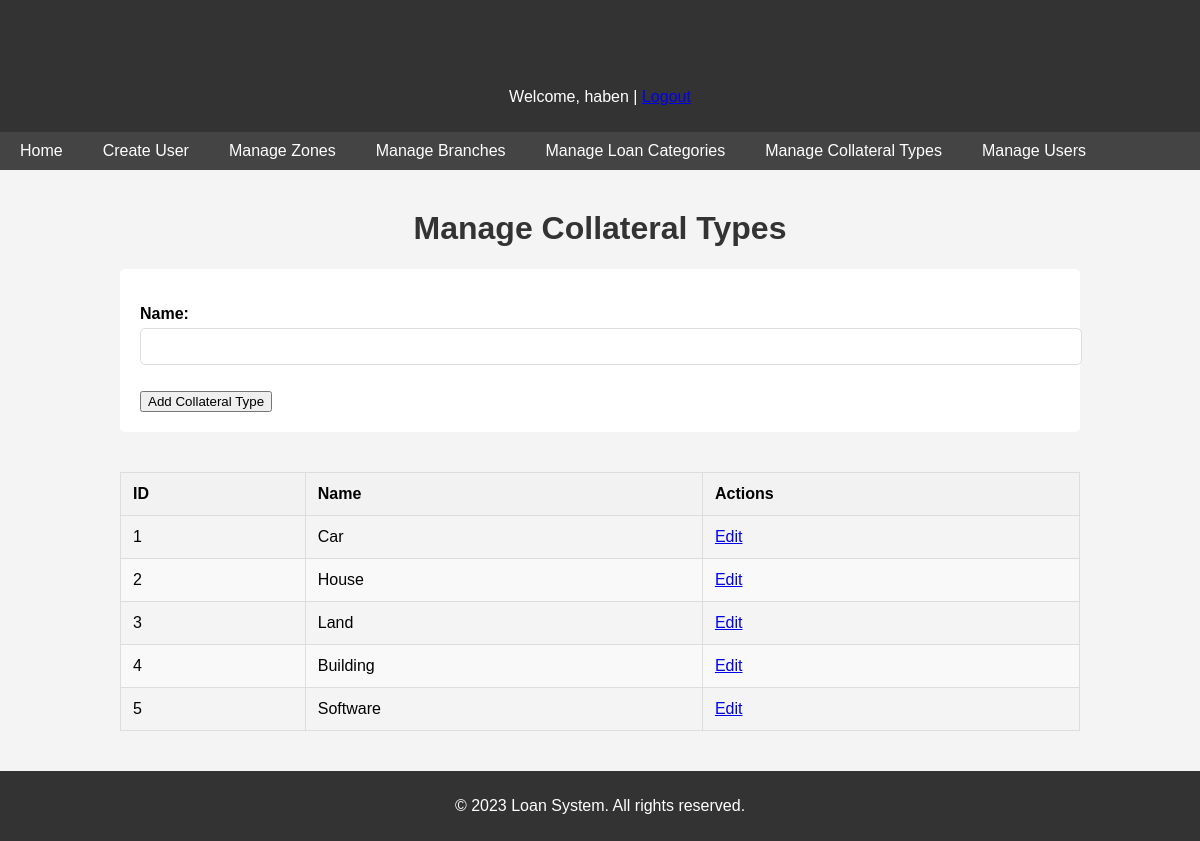
The page /manage_collateral_types/ (signed in) on the database its author committed.
### loans/models.py (models this page shows, shortened)
class CustomUser(AbstractUser):
    USER_ROLES = [
        ('loan_officer', 'Loan Officer'),
        ('finance', 'Finance'),
        ('operational_manager', 'Operational Manager'),
        ('manager', 'Manager')
    ]
    role = models.CharField(max_length=20, choices=USER_ROLES)
    phone_number = models.CharField(max_length=20)
    zone = models.ForeignKey(Zone, on_delete=models.SET_NULL, null=True, blank=True)
    branch = models.ForeignKey(Branch, on_delete=models.SET_NULL, null=True, blank=True)

class CollateralType(models.Model):
    name = models.CharField(max_length=255)

### loans/views.py (the view)
# urls.py: path('manage_collateral_types/', views.manage_collateral_types, name='manage_collateral_types'),
@login_required
@user_passes_test(lambda u: u.is_superuser)
def manage_collateral_types(request):
    collateral_types = CollateralType.objects.all()
    if request.method == 'POST':
        form = CollateralTypeForm(request.POST)
        if form.is_valid():
            form.save()
            return redirect('manage_collateral_types')
    else:
        form = CollateralTypeForm()
    return render(request, 'loans/manage_collateral_types.html', {'collateral_types': collateral_types, 'form': form})

### loans/forms.py
class CollateralTypeForm(forms.ModelForm):
    class Meta:
        model = CollateralType
        fields = ['name']

### templates/loans/manage_collateral_types.html (shortened to what this page needs)
{% extends "base.html" %}
{% block content %}
<h1>Manage Collateral Types</h1>
<form method="post">
    {{ form.as_p }}
    <button type="submit">Add Collateral Type</button>
</form>
<div class="table-container">
    <table>
        <thead>
            <tr>
                <th>ID</th>
                <th>Name</th>
                <th>Actions</th>
            </tr>
        </thead>
        <tbody>
            {% for collateral_type in collateral_types %}
            <tr>
                <td>{{ collateral_type.id }}</td>
                <td>{{ collateral_type.name }}</td>
                <td><a href="{% url 'edit_collateral_type' collateral_type.id %}">Edit</a></td>
            </tr>
            {% endfor %}
        </tbody>
    </table>
</div>
{% endblock %}

### templates/base.html (shortened to what this page needs)
<!DOCTYPE html>
<html>
<head>
    {% load static %}
    <link rel="stylesheet" type="text/css" href="{% static 'css/styles.css' %}">
</head>
<body>
    <header>
        <h1>Loan System</h1>
        {% if user.is_authenticated %}
            <p>Welcome, {{ user.username }} | <a href="{% url 'logout' %}">Logout</a></p>
        {% else %}
            <p><a href="{% url 'login' %}">Login</a></p>
        {% endif %}
    </header>
    <nav>
        <a href="{% url 'home' %}">Home</a>
        {% if user.is_authenticated %}
            {% if user.is_superuser %}
                <a href="{% url 'create_user' %}">Create User</a>
                <a href="{% url 'manage_zones' %}">Manage Zones</a>
                <a href="{% url 'manage_branches' %}">Manage Branches</a>
                <a href="{% url 'manage_loan_categories' %}">Manage Loan Categories</a>
                <a href="{% url 'manage_collateral_types' %}">Manage Collateral Types</a>
                <a href="{% url 'manage_users' %}">Manage Users</a>
            {% endif %}
        {% endif %}
    </nav>
    <div class="container">
        {% block content %}
        {% endblock %}
    </div>
    <footer>
        <p>&copy; 2023 Loan System. All rights reserved.</p>
    </footer>
</body>
</html>

### static/css/styles.css (style rules this page uses)
body { font-family: Arial, sans-serif; margin: 0; padding: 0; background-color: #f4f4f4; }
header { background-color: #333; color: white; padding: 10px 0; text-align: center; }
nav { margin: 0; padding: 0; background-color: #444; overflow: hidden; }
nav a { float: left; display: block; color: white; text-align: center; padding: 14px 20px; text-decoration: none; }
.container { width: 80%; margin: auto; overflow: hidden; }
h1 { margin-top: 20px; text-align: center; color: #333; }
form { background: white; padding: 20px; border-radius: 5px; margin: 20px 0; }
form label { display: block; margin-bottom: 5px; font-weight: bold; }
form input[type="text"], form input[type="password"], form select, form textarea { width: 100%; padding: 10px; margin-bottom: 10px; border: 1px solid #ddd; border-radius: 5px; }
body { display: flex; flex-direction: column; min-height: 100vh; margin: 0; }
.container { flex: 1; overflow: auto; padding: 20px; }
footer { text-align: center; padding: 10px 0; background-color: #333; color: white; position: relative; bottom: 0; width: 100%; }
.table-container { max-height: 400px; overflow-y: auto; margin-top: 20px; }
table { width: 100%; border-collapse: collapse; margin: 20px 0; }
table, th, td { border: 1px solid #ddd; }
th, td { padding: 12px; text-align: left; }
th { background-color: #f2f2f2; color: black; }
tr:nth-child(even) { background-color: #f9f9f9; }
nav { display: flex; background-color: #444; overflow: hidden; }
nav a { padding: 10px 20px; text-align: center; color: white; text-decoration: none; display: inline-block; }

### templates/base.html (style rules this page uses)
body { display: flex; flex-direction: column; min-height: 100vh; margin: 0; }
.container { flex: 1; overflow: auto; padding: 20px; }
footer { text-align: center; padding: 10px 0; background-color: #333; color: white; position: relative; bottom: 0; width: 100%; }
.table-container { max-height: 400px; overflow-y: auto; margin-top: 20px; }
table { width: 100%; border-collapse: collapse; margin: 20px 0; }
table, th, td { border: 1px solid #ddd; }
th, td { padding: 12px; text-align: left; }
th { background-color: #f2f2f2; color: black; }
tr:nth-child(even) { background-color: #f9f9f9; }
nav { display: flex; background-color: #444; overflow: hidden; }
nav a { padding: 10px 20px; text-align: center; color: white; text-decoration: none; display: inline-block; }

### rows shown on the page
CustomUser: username "haben"
CollateralType: id "1", name "Car"
CollateralType: id "2", name "House"
CollateralType: id "3", name "Land"
CollateralType: id "4", name "Building"
CollateralType: id "5", name "Software"
